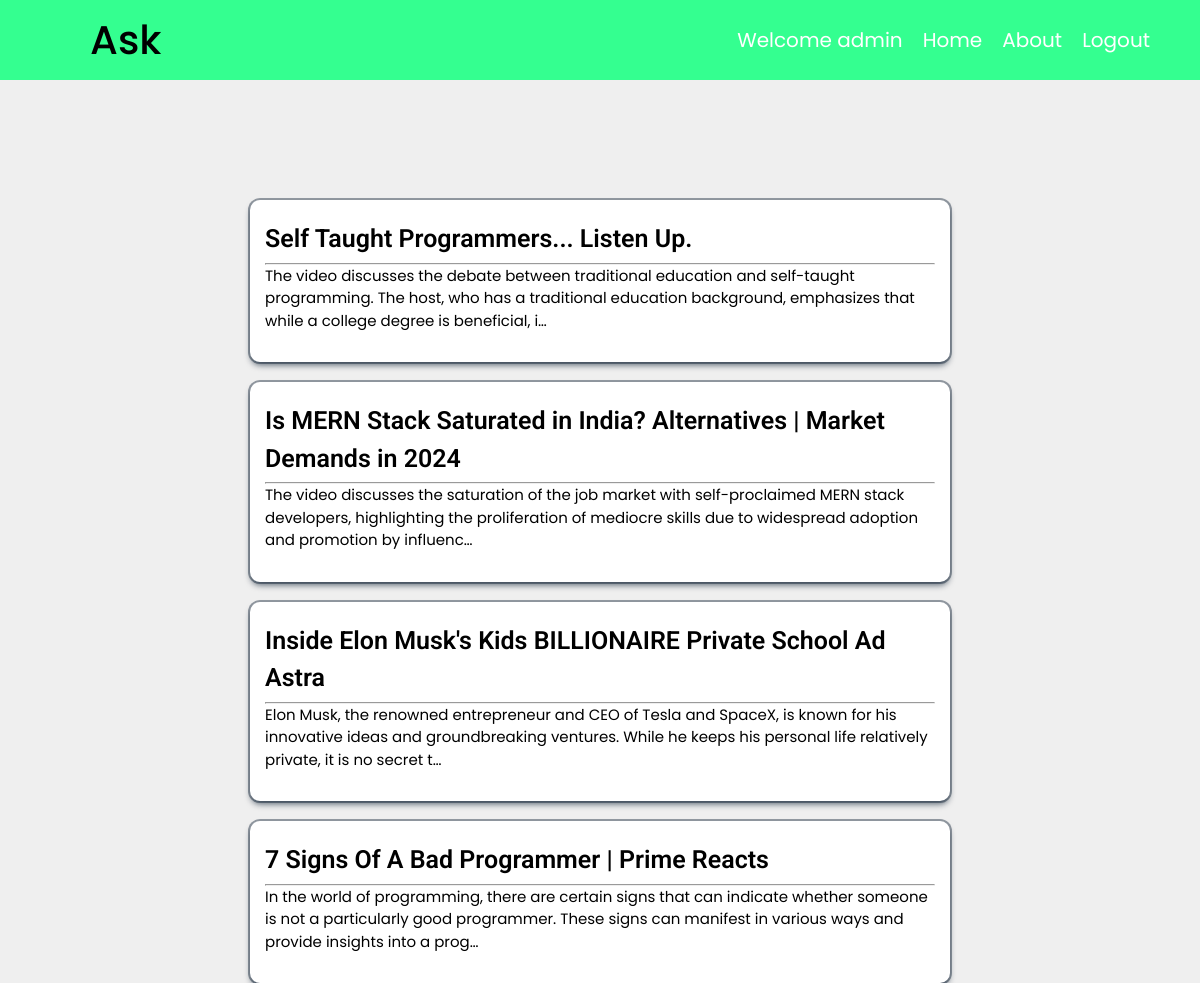
Before: /all_blog (signed in) with the older database file.
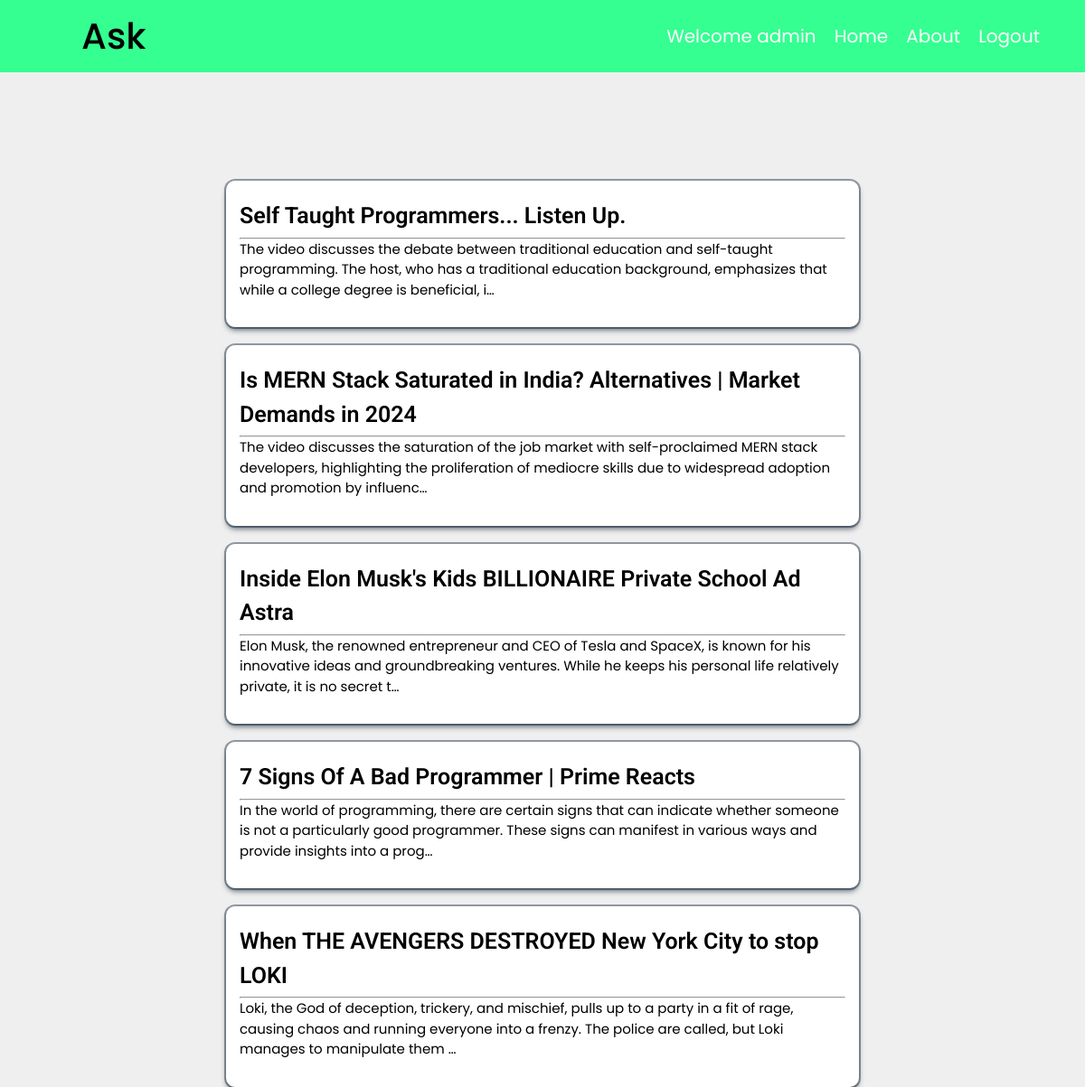
After: the same page with the newer database file.
### app/models.py (models this page shows, shortened)
class Blog(models.Model):
    user = models.ForeignKey(User, on_delete=models.CASCADE)
    youtube_link = models.URLField()
    youtube_title = models.CharField(max_length=1000)
    generated_content = models.TextField()
    created_at = models.DateTimeField(auto_now_add=True)

### app/views.py (the view)
# urls.py: path('all_blog', views.all_blog, name='all_blog'),
def all_blog(request):
    blog_articles = Blog.objects.filter(user=request.user)
    return render(request, "all_blog.html", {'blog_articles': blog_articles})

### templates/all_blog.html (shortened to what this page needs)
{% include 'main.html' %} {% block content %}
<header>
    <div class="logo">Ask</div>
    <div class="pages">
        {% if user.is_authenticated %}
        <a href="{% url 'index' %}">Welcome {{ user.username }}</a>
        {% else %}
        <a href="/">Welcome User</a>
        {% endif %}
        <a href="{% url 'index' %}">Home</a>
        <a href="{% url 'about' %}">About</a>
        {% if user.is_authenticated %}
        <a href="{% url 'signout' %}">Logout</a>
        {% else %}
        <a href="{% url 'signin' %}">Login</a>
        {% endif %}
    </div>
</header>
<div class="container">
    {% for blog in blog_articles %}
    <a id="change" href="{% url 'detail' blog.id %}">
        <div class="wrapper">
            <h1>
                {{blog.youtube_title}}
            </h1>
            <hr>
            <p>
                {{blog.generated_content|truncatechars:200}}
            </p>
        </div>
    </a>
    {% endfor %}
    </div>
{% endblock %}

Changed rows visible on the page:
added Blog: youtube_title "When THE AVENGERS DESTROYED New York City to stop LOKI", generated_content "Loki, the God of deception, trickery, and mischief, pulls up to a party in a fit of rage, causing chaos and running everyone into a frenzy. The police are called, but Loki manages to manipulate them …"
